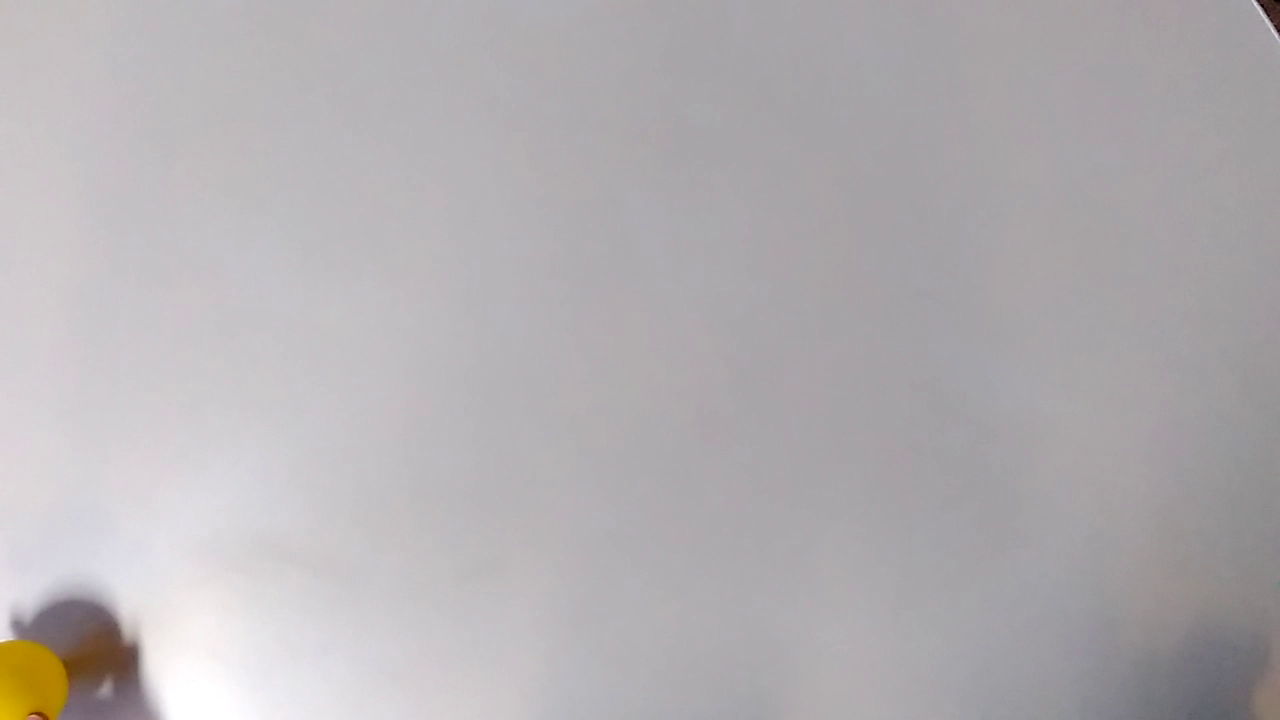
#> input picture frame 9 of pf-XX-YY/input/collision_diff_color_fail1.mp4, 1280 x 720 px, given in place of the camera
$ python main_flow.py   (older library calls are emulated)
#> lines starting #> are read from the running program, lines starting #| are printed output that depends on the picture; after the words box and inside, x2 and y2 are one past the last pixel; in counts of white or black regions, pixels touching at a corner belong together
### pf-XX-YY/src/color.py
import utils
import numpy as np
import cv2
import hough
from sklearn.metrics import pairwise_distances_argmin_min

hsvColor = []

def initColors():
    # Yellow
    hsvColor.append(30)

    # Blue
    hsvColor.append(120)

def filterLargerComponent(areas, selectedLabels, hough):
    # Dont filter if just background present
    if len(areas) <= 1 or (len(selectedLabels) == 0 and hough):
        return []

    # Sort in desc order
    if hough:
        # If using hough filter select only by chosen labels
        largest = sorted(areas[selectedLabels], reverse = True)[0]
    else:
        # If not using hough get second largest but background
        largest = sorted(areas, reverse = True)[1]

    # Get all indexes higher than threshold
    indexes = np.where(areas > largest / 3)[0]

    # Get all index different from background
    indexes = indexes[indexes != 0]

    if hough:
        # Get just selected labels from filter
        indexes = np.intersect1d(indexes, selectedLabels)

    return indexes

# [17 lines left out: function houghLabelFilter, not called in this run]


# Create global variables to trace balls
# ID, centroid_x, centroid_y
last_frame_balls = []
ball_id = -1

# Function to add ball_id into ballsInfo vector
# [15 lines left out: function append_id, not called in this run]

# Function to trace balls id by distance
def getBallsId(balls):
    # Define global variables
    global last_frame_balls, ball_id

    # Check if balls is not empty
    if len(balls) == 0:
        return balls

    # If exists balls in last frame
    if len(last_frame_balls) > 0:
        # Get current position and last position
        cur_pos  = np.array(balls)[:,5:7]
        last_pos = np.array(last_frame_balls)[:, 1:3]

        # Calculate distances
        idx, dist = pairwise_distances_argmin_min(cur_pos, last_pos)

        # Create dictionary using ball ids
        dic = list(zip(np.array(last_frame_balls)[idx,0], dist))

        # Create indexes to dictionary to sort
        dic = list(zip(np.arange(len(dic)), dic))

        # Sort array by distance
        dic = sorted(dic, key=lambda x: x[1][1])

        # Create or delete balls
        dic_size = len(dic)
        last_size = len(last_frame_balls)
        if dic_size > last_size:
            # Verify difference on size
            diff = dic_size - last_size

            # create new array
            new_array = dic[dic_size-diff:]

            # Update dic removing new balls
            dic = dic[:dic_size-diff]

            for item in new_array:
                # Get ball index
                index = item[0]

                # Append id to ballsInfo
                balls, ball_id = append_id(balls, ball_id, index, True)

                # Add balls to last_frame
                last_frame_balls.append([ball_id, balls[index][5], balls[index][6]])

        elif dic_size < last_size:
            # Get ids to keep
            ids = np.array(list(dict(dic).values()))[:,0]

            # Remove items not in ids
            last_frame_balls = list(filter(lambda x : x[0] in ids, last_frame_balls))

        # Loop over dictionay
        i = 0
        for item in dic:
            # Get index
            index = item[0]

            # Get id from distance
            b_id = item[1][0]

            # Get index in last frame by id
            ix = np.where(np.array(last_frame_balls)[:,0] == b_id)[0][0]

            # Update last frame centroids x,y
            last_frame_balls[ix][1] = cur_pos[index][0]
            last_frame_balls[ix][2] = cur_pos[index][1]

             # Append id to ballsInfo
            balls, _ = append_id(balls, b_id, index)

            i += 1
    # Init balls in first frame
    else:
        for i in range(len(balls)):
            # Append id to ballsInfo
            balls, ball_id = append_id(balls, ball_id, i, True)

            # Add balls to last_frame
            last_frame_balls.append([ball_id, balls[i][5], balls[i][6]])

    return balls

def detectByColor(frame, hough_active = False):
    output = []

    # Transform the color space into HSV
    hsv = cv2.cvtColor(frame, cv2.COLOR_BGR2HSV)

    for i in range(len(hsvColor)):
        # Gets a black and white image, all the pixels in the color range will be
        # painted white, everything else will be black
        # i = 0 for a specific yellow calibration and i = 1 for the blue one
        if i == 0:
            mask = cv2.inRange(hsv, (hsvColor[i] - 10, 86, 6), (hsvColor[i] + 5, 255, 255))
        if i == 1:
            mask = cv2.inRange(hsv, (hsvColor[i] - 40, 86, 6), (hsvColor[i] + 60, 255, 255))

        # Remove some noise from image
        kernel = np.ones((5, 5), np.uint8)
        mask = cv2.erode(mask, kernel, iterations = 2)
        mask = cv2.dilate(mask, kernel, iterations = 2)

        # Gets all the connected components in the mask
        _, labels, stats, centroids = cv2.connectedComponentsWithStats(mask, 4, cv2.CV_32S)

        # Create selected labels by hough filter
        selectedLabels = []
        if hough_active:
            # Fit a circle in the mask
            circles = hough.find(mask)

            # Filter color using hough circles
            if len(circles) > 0:
                frame = hough.draw(frame, circles)
                selectedLabels = houghLabelFilter(circles, labels)

        # Gets the index of the largest connected component
        # stats[:, 4] gets all the areas of components
        indexes = filterLargerComponent(stats[:, 4], selectedLabels, hough_active)

        # Creating ball information
        for ix in indexes:
            x1, y1, x2, y2, _    = stats[ix]
            output.append((hsvColor[i], x1, y1, x1 + x2, y1 + y2, int(centroids[ix][0]), int(centroids[ix][1])))

        # [11 lines of commented-out code are left out]
    output = getBallsId(output)

    return output

initColors()

### pf-XX-YY/src/utils.py
import time as t
import math
import numpy as np
import copy as cp
import cv2
from random import randint

class Time:
    # Measuring time
    def __init__(self):
        self.start_time = t.time()

    def elapsed(self):
        return t.time() - self.start_time

# Save kmeans colored image
# [6 lines left out: function k_image, not called in this run]

# Create dict of colors
colors = {}
# [23 lines left out: function drawBallBox, not called in this run]

# Euclidian distance
def dist(x,y):
    return np.sqrt(np.sum((x-y)**2))

# Create random color
def random_color():
    return (randint(0, 255), randint(0, 255), randint(0, 255))

# Parse the circles info into the keypoints that will be used in motion flow
def parseCentroidInfo(balls):
    output = []
    for i in balls:
        output.append([i[5], i[6]])

    return np.float32(output)

# Draw the motion flow from the keypoints returned by LucasKanade
def drawMotionFlow(frame, ballsTrace, BGR = (0, 255, 0)):
    for i in range(len(ballsTrace)):
        frame = drawPoints(frame, ballsTrace[i], BGR)

    return frame

# Draw points
def drawPoints(frame, p, BGR = (255, 0, 255), size = 2):
    # Transform to ndarray
    p = np.array(p)

    # Print all the points
    for i in range(len(p)):
        x = math.floor(p[i, 0])
        y = math.floor(p[i, 1])

        frame = cv2.circle(frame, (x, y), size, BGR, -1)

    return frame

# [11 lines left out: function maintain_size, not called in this run]

### pf-XX-YY/src/hough.py
import cv2
import numpy as np
import copy as cp


def find(frame):
    # Copy frame
    img = cp.copy(frame)

    # Check if image is in grayscale
    if len(img.shape) > 2:
        # Transform to gray scale
        img = cv2.cvtColor(img, cv2.COLOR_BGR2GRAY)

    # Blur image to use in hough circles
    img = cv2.medianBlur(img, 5)

    # Find circles using hough
    circles = None

    circles = []
    param = 80
    while(param > 10 and len(circles) < 2):
        circles = cv2.HoughCircles(img,cv2.HOUGH_GRADIENT, 1, 10,
                                   param2 = param, minRadius = 15)

        param -= 1

        if type(circles) != np.ndarray:
            circles = []
        else:
            circles = circles[0,:]

    if type(circles) == np.ndarray:
        # Round positions to grid image
        circles = np.uint16(np.around(circles))

    return circles

# [12 lines left out: function draw, not called in this run]

### pf-XX-YY/src/main_flow.py
import utils
import color
import hough
import utils

import numpy as np
import cv2
import math

# ------------ Params --------------------
WEBCAM      = True
RESIZE      = 0.3
input_file  = '../input/volley-1.mp4'
output_file = '../output/output.mp4'
motionFreq  = 15
# ------------ Params --------------------

def sift(img):
    sift = cv2.xfeatures2d.SIFT_create()
    kst = sift.detect(img, None)

    kp = []
    for i in range(len(kst)):
        x = math.floor(kst[i].pt[0])
        y = math.floor(kst[i].pt[1])
        kp.append((x, y))

    return np.array(kp)

if WEBCAM:
    video = cv2.VideoCapture(0)
    length = 0
else:
    video = cv2.VideoCapture(input_file)

    fourcc  = cv2.VideoWriter_fourcc(*'MPEG')
    length  = int(video.get(cv2.CAP_PROP_FRAME_COUNT))
    width   = int(video.get(cv2.CAP_PROP_FRAME_WIDTH))
    height  = int(video.get(cv2.CAP_PROP_FRAME_HEIGHT))
    fps     = video.get(cv2.CAP_PROP_FPS)

    output = cv2.VideoWriter(output_file, fourcc, fps, (int(width * RESIZE), int(height * RESIZE)))

i = 0
traceBalls = []
# HERE
_, frame = video.read()
#> frame is the input picture: shape (720, 1280, 3); mean B, G, R 178.3, 175.4, 179.4
prevFrame = frame
motionFrame = frame
prevFrameCircleInfo = []
kp = []
ballsCentroid = np.float32([])
ballsTrace = []

lk_params = dict(winSize = (15, 15),
                 maxLevel = 2,
                 criteria = (cv2.TERM_CRITERIA_EPS | cv2.TERM_CRITERIA_COUNT, 10, 0.03))

while (i < length or WEBCAM):
    print("\nProgress ", i, "|", length - 1)

    _, frame = video.read()
    width   = int(video.get(cv2.CAP_PROP_FRAME_WIDTH))
    height  = int(video.get(cv2.CAP_PROP_FRAME_HEIGHT))

    frame = cv2.resize(frame, (int(width * RESIZE), int(height * RESIZE)))
#> frame: shape (216, 384, 3)
    motionFrame = cv2.resize(motionFrame, (int(width * RESIZE), int(height * RESIZE)))

    t = utils.Time()
    # Detect balls by color using hough transform as filter
    # HERE
    #  ballsInfo, circlesInfo = color.detectByColor(frame, True)

    print("Time to detect balls: {0}".format(t.elapsed()))

    # HERE
     #  ballsInfo = color.detectByColor(frame, True)
    if i % motionFreq == 0:
        ballsInfo = color.detectByColor(frame, True)
#> in detectByColor, `hsv = cv2.cvtColor(frame, cv2.COLOR_BGR2HSV)`: hsv: shape (216, 384, 3); mean H, S, V 141.8, 8.3, 180.2
#> the loop in detectByColor, `for i in range(len(hsvColor)):` made 2 passes
#> (stats, centroids) on passes 1 to 2: ([[0, 0, 384, 216, 82520], [0, 192, 20, 24, 424]], [[192.4, 107], [8.74, 203.6]]), ([[0, 0, 384, 216, 82944]], [[191.5, 107.5]])
#> pass 1, in detectByColor, `mask = cv2.inRange(hsv, (hsvColor[i] - 10, 86, 6), (hsvColor[i] + 5, 2..`:
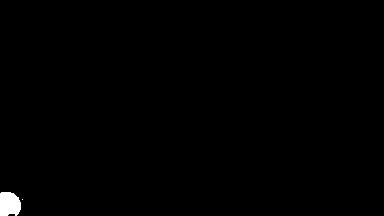
#> mask: shape (216, 384); 0.53% white; 2 white regions (1 under 20 px), largest, box (x1, y1, x2, y2) and area: (0, 192, 21, 216) 437
#> pass 1, in detectByColor, `mask = cv2.erode(mask, kernel, iterations = 2)`:
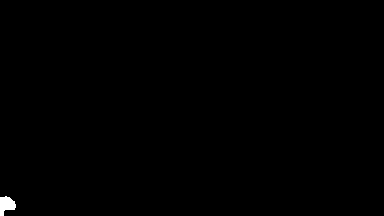
#> mask: shape (216, 384); 0.26% white; 1 white region, box (x1, y1, x2, y2) and area: (0, 196, 16, 216) 212
#> after the loop in detectByColor, `for i in range(len(hsvColor)):`: mask: shape (216, 384); every value is 0
#> after the loop in detectByColor, `for i in range(len(hsvColor)):`: output = []
#> ballsInfo = []
        ballsCentroid = utils.parseCentroidInfo(ballsInfo)
#> ballsCentroid = empty array

    #  ballsInfo = color.detectByColor(frame, True)

    if len(ballsCentroid) > 0:
        ballsCentroid, st, err = cv2.calcOpticalFlowPyrLK(prevFrame, frame, ballsCentroid, None, **lk_params)

    ballsTrace.append(ballsCentroid)
    frame = utils.drawMotionFlow(frame, ballsTrace)
#> the loop in drawMotionFlow, `for i in range(len(ballsTrace)):` made 1 pass

    if len(ballsInfo) > 0:
        frame = utils.drawBallBox(frame, ballsInfo)

    if WEBCAM:
        cv2.imshow('Frame', frame)

        if cv2.waitKey(1) & 0xFF == ord('q'):
#> (key q is pressed here)
            cv2.destroyAllWindows()
            break

    else:
        output.write(frame)

    # HERE
    prevFrame = frame

    i += 1

video.release()

$ run again, starting later in the video
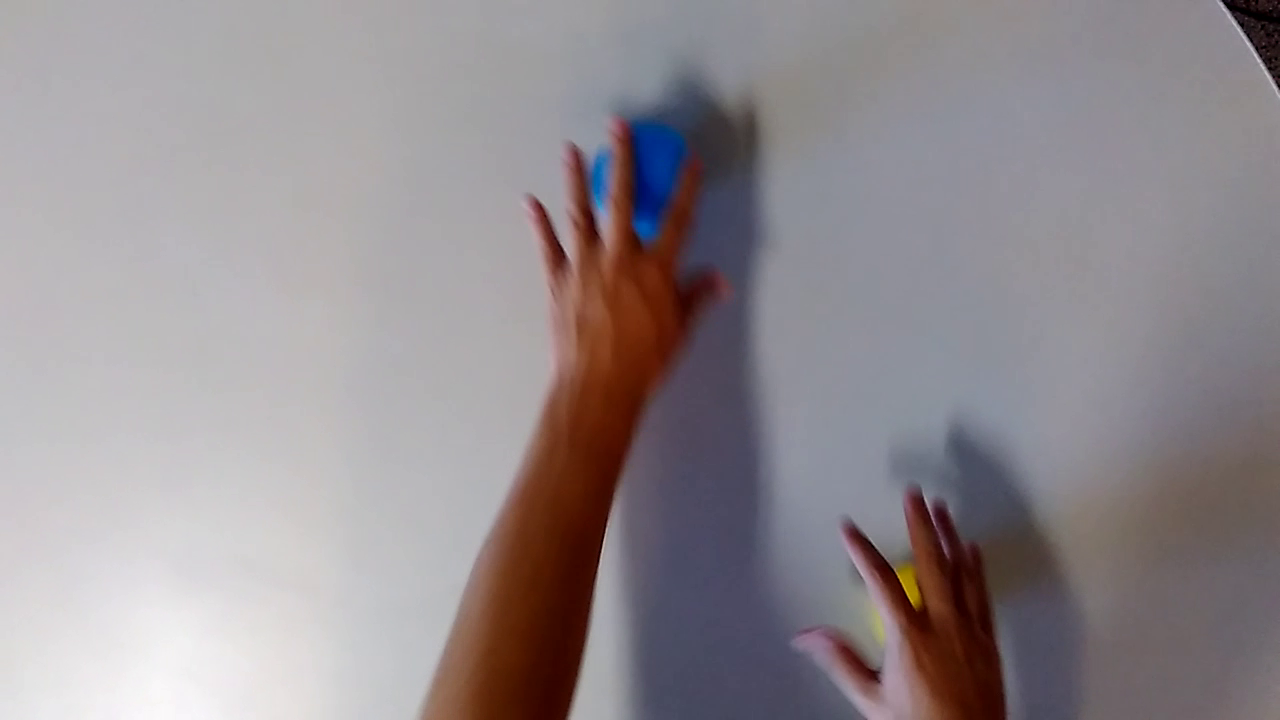
#> input picture frame 72 of pf-XX-YY/input/collision_diff_color_fail1.mp4, 1280 x 720 px, given in place of the camera
#> frame is the input picture: shape (720, 1280, 3); mean B, G, R 143.5, 139.8, 147
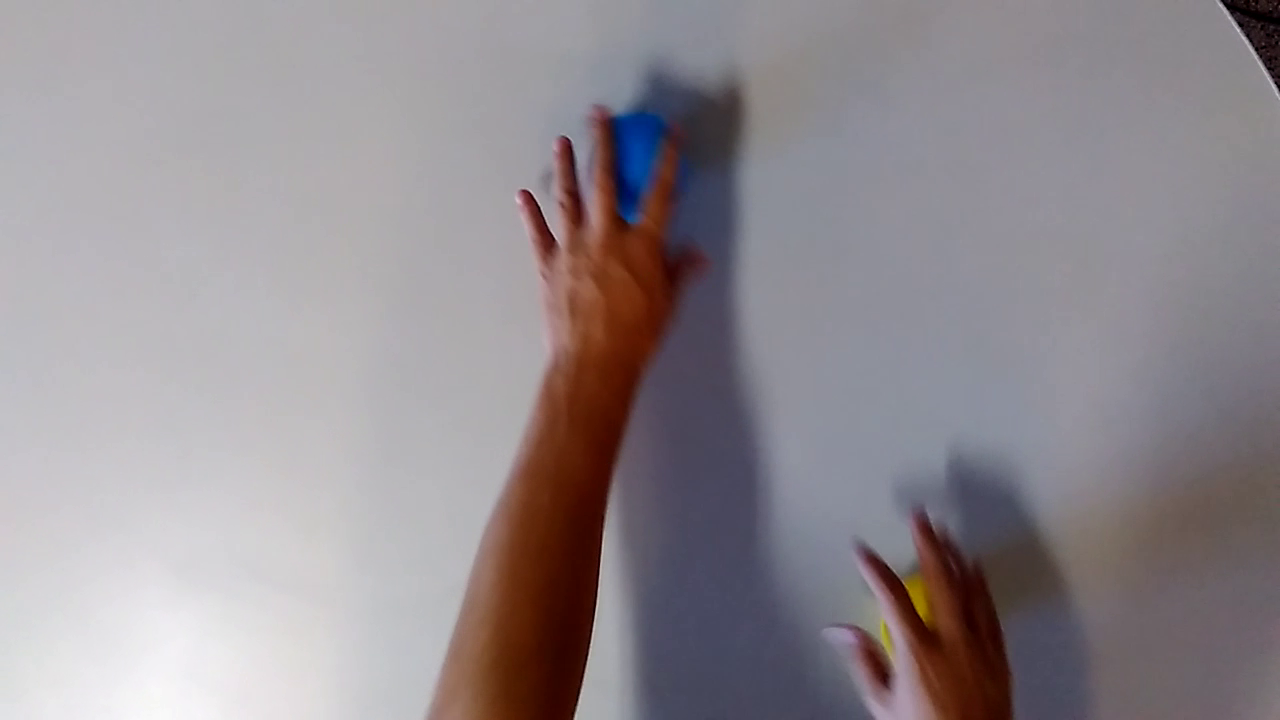
#> input picture frame 73 of pf-XX-YY/input/collision_diff_color_fail1.mp4, 1280 x 720 px, given in place of the camera
#> frame is the input picture: shape (720, 1280, 3); mean B, G, R 143.9, 139.3, 146.2
#> frame: shape (216, 384, 3)
#> hsv: shape (216, 384, 3); mean H, S, V 116.8, 34.4, 151.2
#> the loop in detectByColor, `for i in range(len(hsvColor)):` made 2 passes
#> (stats, centroids) on passes 1 to 2: ([[0, 0, 384, 216, 82944]], [[191.5, 107.5]]), ([[0, 0, 384, 216, 82527], [183, 31, 18, 29, 417]], [[191.5, 107.8], [190.7, 44.06]])
#> after the loop in detectByColor, `for i in range(len(hsvColor)):`:
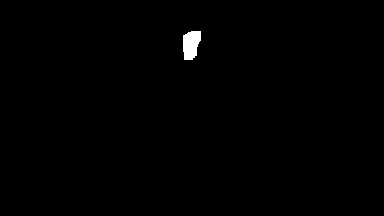
#> mask: shape (216, 384); 0.5% white; 1 white region, box (x1, y1, x2, y2) and area: (183, 31, 201, 60) 417
#> after the loop in detectByColor, `for i in range(len(hsvColor)):`: output = []
#> ballsCentroid = empty array
#> the loop in drawMotionFlow, `for i in range(len(ballsTrace)):` made 1 pass
